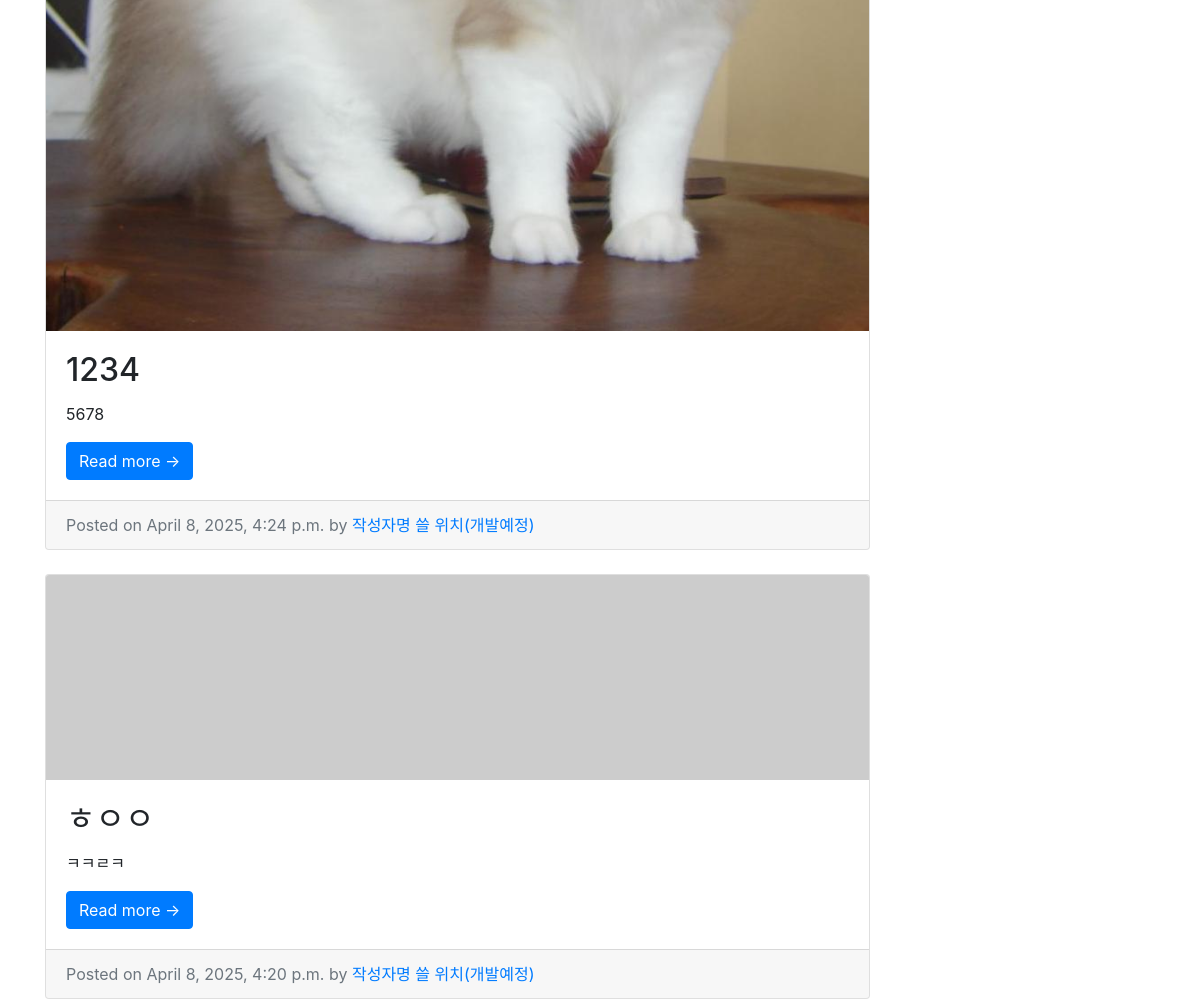
The page /blog/ (middle part) on the database as committed earlier.
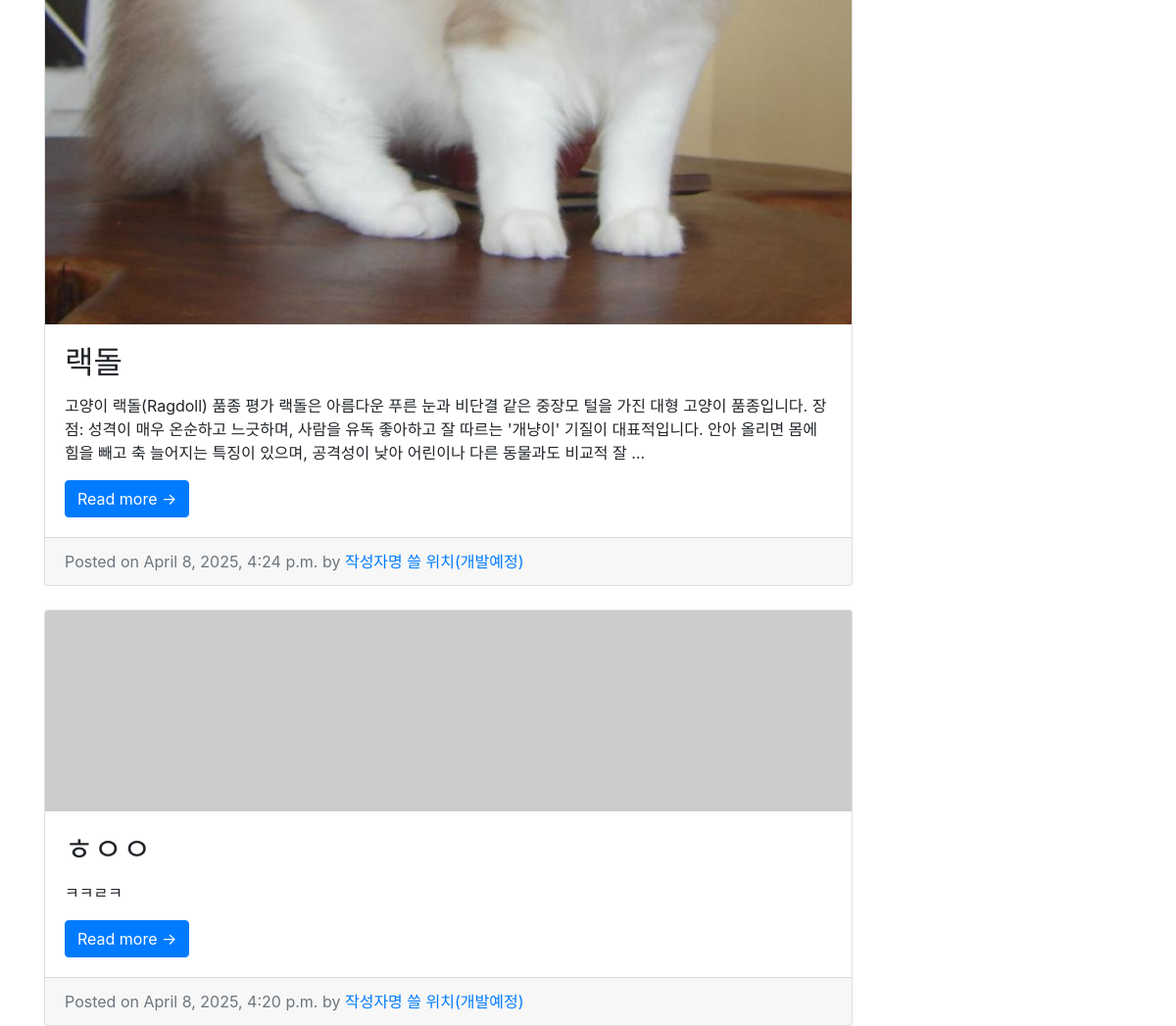
The same page on the database as committed later.
### blog/models.py (models this page shows, shortened)
class Post(models.Model):
    title = models.CharField(max_length=30)
    hook_text = models.CharField(max_length=100, blank=True)
    content = models.TextField()
    head_image = models.ImageField(upload_to='blog/images/%Y/%m/%d/', blank=True)
    file_upload = models.FileField(upload_to='blog/files/%Y/%m/%d/', blank=True)
    created_at = models.DateTimeField(auto_now_add=True)
    updated_at = models.DateTimeField(auto_now=True)
    def __str__(self):
        return f'[{self.pk}]{self.title}'
    def get_absolute_url(self):
        return f'/blog/{self.pk}/'

### blog/views.py (the view)
# urls.py: path('', views.PostList.as_view()),
class PostList(ListView):
    model = Post
    ordering = '-pk'

### blog/templates/blog/post_list.html (shortened to what this page needs)
{% extends 'blog/base.html' %}
{% block main_area %}
    {% if post_list.exists %}
        {% for p in post_list %}
        <div class="card mb-4">
            {% if p.head_image %}
                <a href="#!"><img class="card-img-top" src="{{ p.head_image.url }}" alt="{{ p }} head image" /></a>
            {% else %}
                <a href="#!"><img class="card-img-top" src="https://picsum.photos/seed/{{ p.id }}/800/200
                    " alt="random_image" /></a>
            {% endif %}
            <div class="card-body">
                <h2 class="card-title">{{ p.title }}</h2>
                <p class="card-text">{{ p.content | truncatewords:45 }}</p>
                <a href="{{ p.get_absolute_url }}" class="btn btn-primary">Read more &rarr;</a>
            </div>
            <div class="card-footer text-muted">
                Posted on {{ p.created_at }} by
                <a href="#">작성자명 쓸 위치(개발예정)</a>
            </div>
        </div>
        {% endfor %}
    {% else %}
        <h3>아직 게시물이 없습니다.</h3>
    {% endif %}
{% endblock %}

Rows that differ between the two databases and show on the page:
changed Post: title "1234" → "랙돌"; content "5678" → "고양이 랙돌(Ragdoll) 품종 평가 랙돌은 아름다운 푸른 눈과 비단결 같은 중장모 털을 가진 대형 고양이 품종입니다. 장점: 성격이 매우 온순하고 느긋하며, 사람을 유독 좋아하고 잘 따르는 '개냥이' 기질이 대표적입니다. 안아 올리면 몸에 힘을 빼고 축 늘어지는 특징이 있으며, 공격성이 낮아 어린이나 다른 동물과도 비교적 잘 …"
